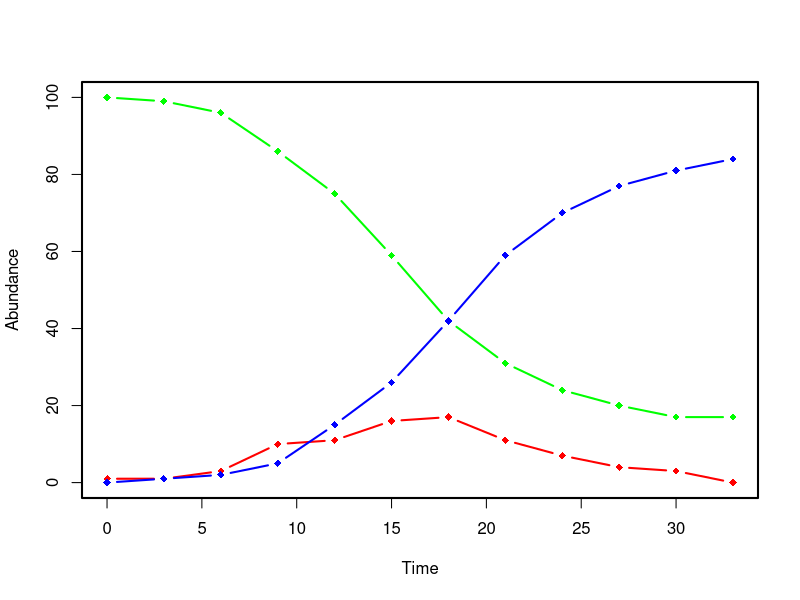

Source code (R):

## Iterating function
f = function(x,bta,tau){
  with(as.list(x),{
    infect  = rpois(1, bta*S*I*tau)
    Spt = S - infect
    Ipt = infect
    Rpt = R + I
    time = time + tau
    return(c(time=time,S=Spt,I=Ipt,R=Rpt))
  })
}

## Initial Conditions
x = c(time=0,S=100,I=1,R=0)
## Data frame for holding all data
d = data.frame(t(x))

## Iterate while we still more or less have
## infectious individuals
while(x["I"] > 0.01 ){
  x = f(x,0.007,3)
  d = rbind(d,x)
}

## Plotting outcomes
par(lwd=2)
with(d, plot(time,S,col="green", pch=18,
             ylab="Abundance", xlab="Time",
             ylim=c(0,100),type="b"))

with(d,lines(time,I,col="red",
             type="b",pch=18))

with(d,lines(time,R,col="blue",
             type="b",pch=18))
